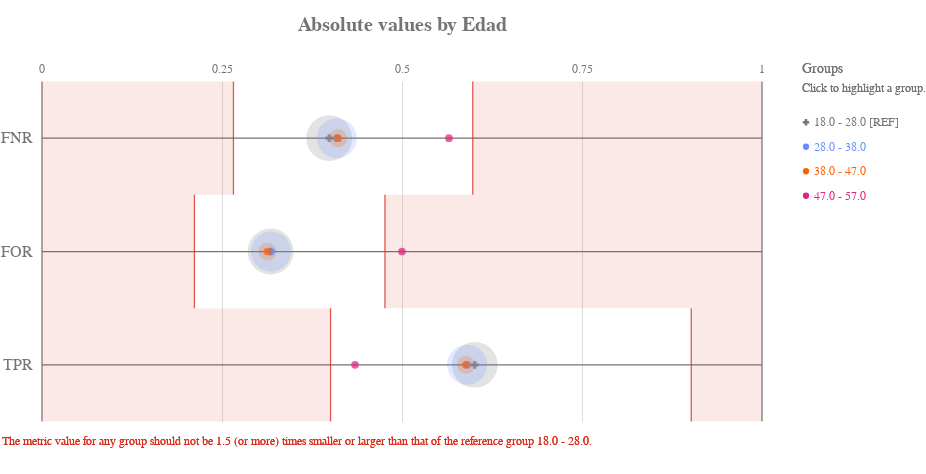

Source (notebook cell):
### Code cell
ap.absolute(grupo_definido, metrics, 'Edad', fairness_threshold = disparity_tolerance)

### Figure 1 — Vega-Lite specification as saved in the notebook (floating-point values rounded to 4 significant figures)
{"config": {"view": {"continuousWidth": 400, "continuousHeight": 300, "strokeWidth": 0}, "axisLeft": {"labelColor": "rgb(117,117,117)", "labelFont": "Arial", "labelFontSize": 16}, "title": {"align": "center", "baseline": "middle", "color": "rgb(117,117,117)", "font": "Arial", "fontSize": 20, "fontWeight": "bold"}}, "layer": [{"data": {"name": "data-4ac2d7a4dec33677e433b172826c7791"}, "mark": {"type": "rule", "stroke": "rgb(117,117,117)", "strokeWidth": 1.25, "tooltip": ""}, "encoding": {"x": {"type": "quantitative", "field": "start", "scale": {"domain": [0, 1], "range": [40.0, 760.0]}}, "x2": {"field": "end"}, "y": {"type": "nominal", "axis": {"domain": false, "labelAngle": 0, "labelPadding": -30, "orient": "left", "ticks": false, "title": ""}, "field": "y_position", "scale": {"domain": ["FNR", "FOR", "TPR"], "range": [42.5, 382.5]}}}}, {"data": {"name": "data-6cfe259518f6c7b358d8f836a73e6b7f"}, "mark": {"type": "rule", "stroke": "rgb(117,117,117)", "strokeWidth": 1.25, "tooltip": ""}, "encoding": {"x": {"type": "quantitative", "field": "x_position", "scale": {"domain": [0, 1], "range": [40.0, 760.0]}}, "y": {"value": 42.5}, "y2": {"value": 382.5}}}, {"data": {"name": "data-60ed1133fa688d151d36705a369482e0"}, "mark": {"type": "text", "align": "center", "color": "rgb(117,117,117)", "font": "Arial", "fontSize": 12, "fontWeight": "normal", "tooltip": ""}, "encoding": {"text": {"type": "nominal", "field": "value"}, "x": {"type": "quantitative", "field": "value", "scale": {"domain": [0, 1], "range": [40.0, 760.0]}}, "y": {"value": 29.75}}}, {"layer": [{"mark": {"type": "rect", "opacity": 0.8, "stroke": "rgb(217, 46, 28)", "strokeWidth": 1.25, "tooltip": ""}, "encoding": {"x": {"type": "quantitative", "field": "lower_threshold_value", "scale": {"domain": [0, 1], "range": [40.0, 760.0]}}, "x2": {"field": "lower_threshold_value"}, "y": {"type": "nominal", "axis": {"domain": false, "grid": false, "labels": false, "ticks": false, "title": " "}, "field": "metric", "scale": {"domain": ["FNR", "FOR", "TPR"], "range": [42.5, 382.5]}}}}, {"mark": {"type": "rect", "opacity": 0.8, "stroke": "rgb(217, 46, 28)", "strokeWidth": 1.25, "tooltip": ""}, "encoding": {"x": {"type": "quantitative", "field": "upper_threshold_value", "scale": {"domain": [0, 1], "range": [40.0, 760.0]}}, "x2": {"field": "upper_threshold_value"}, "y": {"type": "nominal", "axis": {"domain": false, "grid": false, "labels": false, "ticks": false, "title": " "}, "field": "metric", "scale": {"domain": ["FNR", "FOR", "TPR"], "range": [42.5, 382.5]}}}}, {"layer": [{"mark": {"type": "rect", "fill": "rgb(217, 46, 28)", "opacity": 0.1, "tooltip": ""}, "encoding": {"x": {"type": "quantitative", "field": "lower_threshold_value", "scale": {"domain": [0, 1], "range": [40.0, 760.0]}}, "x2": {"field": "lower_end"}, "y": {"type": "nominal", "axis": {"domain": false, "grid": false, "labels": false, "ticks": false, "title": " "}, "field": "metric", "scale": {"domain": ["FNR", "FOR", "TPR"], "range": [42.5, 382.5]}}}}, {"mark": {"type": "rect", "fill": "rgb(217, 46, 28)", "opacity": 0.1, "tooltip": ""}, "encoding": {"x": {"type": "quantitative", "field": "upper_threshold_value", "scale": {"domain": [0, 1], "range": [40.0, 760.0]}}, "x2": {"field": "upper_end"}, "y": {"type": "nominal", "axis": {"domain": false, "grid": false, "labels": false, "ticks": false, "title": " "}, "field": "metric", "scale": {"domain": ["FNR", "FOR", "TPR"], "range": [42.5, 382.5]}}}}]}, {"data": {"name": "data-79dd248bdaa0ea02c535240e8ad022c8"}, "mark": {"type": "text", "align": "left", "baseline": "top", "fill": "rgb(217, 46, 28)", "font": "Arial", "fontSize": 12, "fontWeight": "normal", "tooltip": ""}, "encoding": {"text": {"value": "The metric value for any group should not be 1.5 (or more) times smaller or larger than that of the reference group 18.0 - 28.0."}, "x": {"value": 0}, "y": {"value": 396.7}}}], "data": {"name": "data-86a8410467e795d349b9408c8d618dc7"}}, {"layer": [{"mark": "circle"}, {"data": {"name": "data-fb261b63ba785a42c545a0c0bdf1f937"}, "mark": {"type": "circle", "opacity": 0.2}, "encoding": {"color": {"condition": {"type": "nominal", "field": "attribute_value", "legend": null, "scale": {"domain": ["18.0 - 28.0", "28.0 - 38.0", "38.0 - 47.0", "47.0 - 57.0"], "range": ["rgb(117,117,117)", "rgb(100, 143, 255)", "rgb(254, 97, 0)", "rgb(220, 38, 127)", "rgb(255, 176, 0)", "rgb(120, 94, 240)"]}, "selection": "selector041"}, "value": "rgb(224,224,224)"}, "size": {"type": "quantitative", "field": "group_size", "legend": null, "scale": {"domain": [0, 3109.0], "range": [0, 2522.0]}}, "tooltip": [{"type": "nominal", "field": "attribute_value", "title": "Group"}, {"type": "nominal", "field": "tooltip_group_size", "title": "Group Size"}, {"type": "nominal", "field": "tooltip_disparity_explanation_fnr", "title": "Disparity"}, {"type": "quantitative", "field": "fnr", "format": ".2f", "title": "FNR"}], "x": {"type": "quantitative", "axis": {"domain": false, "labels": false, "ticks": false, "title": null, "values": [0.25, 0.5, 0.75]}, "field": "fnr", "scale": {"domain": [0, 1], "range": [40.0, 760.0]}}, "y": {"type": "nominal", "axis": {"domain": false, "grid": false, "labels": false, "ticks": false, "title": " "}, "field": "metric_variable", "scale": {"domain": ["FNR", "FOR", "TPR"], "range": [42.5, 382.5]}}}, "selection": {"selector043": {"type": "multi", "empty": "all", "fields": ["attribute_value"]}}, "transform": [{"calculate": "'FNR'", "as": "metric_variable"}]}, {"data": {"name": "data-fb261b63ba785a42c545a0c0bdf1f937"}, "mark": {"type": "circle", "opacity": 0.2}, "encoding": {"color": {"condition": {"type": "nominal", "field": "attribute_value", "legend": null, "scale": {"domain": ["18.0 - 28.0", "28.0 - 38.0", "38.0 - 47.0", "47.0 - 57.0"], "range": ["rgb(117,117,117)", "rgb(100, 143, 255)", "rgb(254, 97, 0)", "rgb(220, 38, 127)", "rgb(255, 176, 0)", "rgb(120, 94, 240)"]}, "selection": "selector041"}, "value": "rgb(224,224,224)"}, "size": {"type": "quantitative", "field": "group_size", "legend": null, "scale": {"domain": [0, 3109.0], "range": [0, 2522.0]}}, "tooltip": [{"type": "nominal", "field": "attribute_value", "title": "Group"}, {"type": "nominal", "field": "tooltip_group_size", "title": "Group Size"}, {"type": "nominal", "field": "tooltip_disparity_explanation_for", "title": "Disparity"}, {"type": "quantitative", "field": "for", "format": ".2f", "title": "FOR"}], "x": {"type": "quantitative", "axis": {"domain": false, "labels": false, "ticks": false, "title": null, "values": [0.25, 0.5, 0.75]}, "field": "for", "scale": {"domain": [0, 1], "range": [40.0, 760.0]}}, "y": {"type": "nominal", "axis": {"domain": false, "grid": false, "labels": false, "ticks": false, "title": " "}, "field": "metric_variable", "scale": {"domain": ["FNR", "FOR", "TPR"], "range": [42.5, 382.5]}}}, "selection": {"selector045": {"type": "multi", "empty": "all", "fields": ["attribute_value"]}}, "transform": [{"calculate": "'FOR'", "as": "metric_variable"}]}, {"data": {"name": "data-fb261b63ba785a42c545a0c0bdf1f937"}, "mark": {"type": "circle", "opacity": 0.2}, "encoding": {"color": {"condition": {"type": "nominal", "field": "attribute_value", "legend": null, "scale": {"domain": ["18.0 - 28.0", "28.0 - 38.0", "38.0 - 47.0", "47.0 - 57.0"], "range": ["rgb(117,117,117)", "rgb(100, 143, 255)", "rgb(254, 97, 0)", "rgb(220, 38, 127)", "rgb(255, 176, 0)", "rgb(120, 94, 240)"]}, "selection": "selector041"}, "value": "rgb(224,224,224)"}, "size": {"type": "quantitative", "field": "group_size", "legend": null, "scale": {"domain": [0, 3109.0], "range": [0, 2522.0]}}, "tooltip": [{"type": "nominal", "field": "attribute_value", "title": "Group"}, {"type": "nominal", "field": "tooltip_group_size", "title": "Group Size"}, {"type": "nominal", "field": "tooltip_disparity_explanation_tpr", "title": "Disparity"}, {"type": "quantitative", "field": "tpr", "format": ".2f", "title": "TPR"}], "x": {"type": "quantitative", "axis": {"domain": false, "labels": false, "ticks": false, "title": null, "values": [0.25, 0.5, 0.75]}, "field": "tpr", "scale": {"domain": [0, 1], "range": [40.0, 760.0]}}, "y": {"type": "nominal", "axis": {"domain": false, "grid": false, "labels": false, "ticks": false, "title": " "}, "field": "metric_variable", "scale": {"domain": ["FNR", "FOR", "TPR"], "range": [42.5, 382.5]}}}, "selection": {"selector047": {"type": "multi", "empty": "all", "fields": ["attribute_value"]}}, "transform": [{"calculate": "'TPR'", "as": "metric_variable"}]}, {"layer": [{"mark": "point"}, {"data": {"name": "data-fb261b63ba785a42c545a0c0bdf1f937"}, "mark": {"type": "point", "filled": true, "size": 60}, "encoding": {"color": {"condition": {"type": "nominal", "field": "attribute_value", "legend": null, "scale": {"domain": ["18.0 - 28.0", "28.0 - 38.0", "38.0 - 47.0", "47.0 - 57.0"], "range": ["rgb(117,117,117)", "rgb(100, 143, 255)", "rgb(254, 97, 0)", "rgb(220, 38, 127)", "rgb(255, 176, 0)", "rgb(120, 94, 240)"]}, "selection": "selector041"}, "value": "rgb(224,224,224)"}, "shape": {"type": "nominal", "field": "attribute_value", "legend": null, "scale": {"domain": ["18.0 - 28.0", "28.0 - 38.0", "38.0 - 47.0", "47.0 - 57.0"], "range": ["cross", "circle", "circle", "circle"]}}, "tooltip": [{"type": "nominal", "field": "attribute_value", "title": "Group"}, {"type": "nominal", "field": "tooltip_group_size", "title": "Group Size"}, {"type": "nominal", "field": "tooltip_disparity_explanation_fnr", "title": "Disparity"}, {"type": "quantitative", "field": "fnr", "format": ".2f", "title": "FNR"}], "x": {"type": "quantitative", "axis": {"domain": false, "labels": false, "ticks": false, "title": null, "values": [0.25, 0.5, 0.75]}, "field": "fnr", "scale": {"domain": [0, 1], "range": [40.0, 760.0]}}, "y": {"type": "nominal", "axis": {"domain": false, "grid": false, "labels": false, "ticks": false, "title": " "}, "field": "metric_variable", "scale": {"domain": ["FNR", "FOR", "TPR"], "range": [42.5, 382.5]}}}, "selection": {"selector042": {"type": "multi", "empty": "all", "fields": ["attribute_value"]}}, "transform": [{"calculate": "'FNR'", "as": "metric_variable"}]}, {"data": {"name": "data-fb261b63ba785a42c545a0c0bdf1f937"}, "mark": {"type": "point", "filled": true, "size": 60}, "encoding": {"color": {"condition": {"type": "nominal", "field": "attribute_value", "legend": null, "scale": {"domain": ["18.0 - 28.0", "28.0 - 38.0", "38.0 - 47.0", "47.0 - 57.0"], "range": ["rgb(117,117,117)", "rgb(100, 143, 255)", "rgb(254, 97, 0)", "rgb(220, 38, 127)", "rgb(255, 176, 0)", "rgb(120, 94, 240)"]}, "selection": "selector041"}, "value": "rgb(224,224,224)"}, "shape": {"type": "nominal", "field": "attribute_value", "legend": null, "scale": {"domain": ["18.0 - 28.0", "28.0 - 38.0", "38.0 - 47.0", "47.0 - 57.0"], "range": ["cross", "circle", "circle", "circle"]}}, "tooltip": [{"type": "nominal", "field": "attribute_value", "title": "Group"}, {"type": "nominal", "field": "tooltip_group_size", "title": "Group Size"}, {"type": "nominal", "field": "tooltip_disparity_explanation_for", "title": "Disparity"}, {"type": "quantitative", "field": "for", "format": ".2f", "title": "FOR"}], "x": {"type": "quantitative", "axis": {"domain": false, "labels": false, "ticks": false, "title": null, "values": [0.25, 0.5, 0.75]}, "field": "for", "scale": {"domain": [0, 1], "range": [40.0, 760.0]}}, "y": {"type": "nominal", "axis": {"domain": false, "grid": false, "labels": false, "ticks": false, "title": " "}, "field": "metric_variable", "scale": {"domain": ["FNR", "FOR", "TPR"], "range": [42.5, 382.5]}}}, "selection": {"selector044": {"type": "multi", "empty": "all", "fields": ["attribute_value"]}}, "transform": [{"calculate": "'FOR'", "as": "metric_variable"}]}, {"data": {"name": "data-fb261b63ba785a42c545a0c0bdf1f937"}, "mark": {"type": "point", "filled": true, "size": 60}, "encoding": {"color": {"condition": {"type": "nominal", "field": "attribute_value", "legend": null, "scale": {"domain": ["18.0 - 28.0", "28.0 - 38.0", "38.0 - 47.0", "47.0 - 57.0"], "range": ["rgb(117,117,117)", "rgb(100, 143, 255)", "rgb(254, 97, 0)", "rgb(220, 38, 127)", "rgb(255, 176, 0)", "rgb(120, 94, 240)"]}, "selection": "selector041"}, "value": "rgb(224,224,224)"}, "shape": {"type": "nominal", "field": "attribute_value", "legend": null, "scale": {"domain": ["18.0 - 28.0", "28.0 - 38.0", "38.0 - 47.0", "47.0 - 57.0"], "range": ["cross", "circle", "circle", "circle"]}}, "tooltip": [{"type": "nominal", "field": "attribute_value", "title": "Group"}, {"type": "nominal", "field": "tooltip_group_size", "title": "Group Size"}, {"type": "nominal", "field": "tooltip_disparity_explanation_tpr", "title": "Disparity"}, {"type": "quantitative", "field": "tpr", "format": ".2f", "title": "TPR"}], "x": {"type": "quantitative", "axis": {"domain": false, "labels": false, "ticks": false, "title": null, "values": [0.25, 0.5, 0.75]}, "field": "tpr", "scale": {"domain": [0, 1], "range": [40.0, 760.0]}}, "y": {"type": "nominal", "axis": {"domain": false, "grid": false, "labels": false, "ticks": false, "title": " "}, "field": "metric_variable", "scale": {"domain": ["FNR", "FOR", "TPR"], "range": [42.5, 382.5]}}}, "selection": {"selector046": {"type": "multi", "empty": "all", "fields": ["attribute_value"]}}, "transform": [{"calculate": "'TPR'", "as": "metric_variable"}]}]}]}, {"layer": [{"mark": {"type": "point", "filled": true, "opacity": 1, "size": 39.48}, "encoding": {"color": {"condition": {"type": "nominal", "field": "attribute_value", "legend": null, "scale": {"domain": ["18.0 - 28.0", "28.0 - 38.0", "38.0 - 47.0", "47.0 - 57.0"], "range": ["rgb(117,117,117)", "rgb(100, 143, 255)", "rgb(254, 97, 0)", "rgb(220, 38, 127)", "rgb(255, 176, 0)", "rgb(120, 94, 240)"]}, "selection": "selector041"}, "value": "rgb(224,224,224)"}, "shape": {"type": "nominal", "field": "attribute_value", "legend": null, "scale": {"domain": ["18.0 - 28.0", "28.0 - 38.0", "38.0 - 47.0", "47.0 - 57.0"], "range": ["cross", "circle", "circle", "circle"]}}, "x": {"value": 804}, "y": {"type": "nominal", "axis": {"domain": false, "grid": false, "labels": false, "ticks": false, "title": " "}, "field": "attribute_value", "scale": {"domain": ["18.0 - 28.0", "28.0 - 38.0", "38.0 - 47.0", "47.0 - 57.0"], "range": [71, 169]}}}, "selection": {"selector041": {"type": "multi", "empty": "all", "fields": ["attribute_value"]}}}, {"mark": {"type": "text", "align": "left", "baseline": "middle", "font": "Arial", "fontSize": 12, "fontWeight": "normal"}, "encoding": {"color": {"condition": {"type": "nominal", "field": "attribute_value", "legend": null, "scale": {"domain": ["18.0 - 28.0", "28.0 - 38.0", "38.0 - 47.0", "47.0 - 57.0"], "range": ["rgb(117,117,117)", "rgb(100, 143, 255)", "rgb(254, 97, 0)", "rgb(220, 38, 127)", "rgb(255, 176, 0)", "rgb(120, 94, 240)"]}, "selection": "selector041"}, "value": "rgb(224,224,224)"}, "text": {"type": "nominal", "field": "label"}, "x": {"value": 812}, "y": {"type": "nominal", "axis": {"domain": false, "grid": false, "labels": false, "ticks": false, "title": " "}, "field": "attribute_value", "scale": {"domain": ["18.0 - 28.0", "28.0 - 38.0", "38.0 - 47.0", "47.0 - 57.0"], "range": [71, 169]}}}, "selection": {"selector048": {"type": "multi", "empty": "all", "fields": ["attribute_value"]}}}, {"data": {"name": "data-79dd248bdaa0ea02c535240e8ad022c8"}, "mark": {"type": "text", "align": "left", "baseline": "middle", "color": "rgb(117,117,117)", "font": "Arial", "fontSize": 12, "fontWeight": "normal"}, "encoding": {"text": {"value": "Click to highlight a group."}, "x": {"value": 800}, "y": {"value": 49}}}, {"data": {"name": "data-79dd248bdaa0ea02c535240e8ad022c8"}, "mark": {"type": "text", "align": "left", "baseline": "middle", "color": "rgb(117,117,117)", "font": "Arial", "fontSize": 14, "fontWeight": "normal"}, "encoding": {"text": {"value": "Groups"}, "x": {"value": 800}, "y": {"value": 30}}}], "data": {"name": "data-4b9fa968a3626ddb5cc080590afc085b"}}], "height": 425, "padding": {"top": 15, "bottom": 10}, "resolve": {"scale": {"size": "independent", "y": "independent"}}, "title": "Absolute values by Edad", "width": 800, "$schema": "https://vega.github.io/schema/vega-lite/v4.8.1.json", "datasets": {"data-4ac2d7a4dec33677e433b172826c7791": [{"y_position": "FNR", "start": 0, "end": 1}, {"y_position": "FOR", "start": 0, "end": 1}, {"y_position": "TPR", "start": 0, "end": 1}], "data-6cfe259518f6c7b358d8f836a73e6b7f": [{"x_position": 0}, {"x_position": 1}], "data-60ed1133fa688d151d36705a369482e0": [{"value": 0.0}, {"value": 0.25}, {"value": 0.5}, {"value": 0.75}, {"value": 1.0}], "data-86a8410467e795d349b9408c8d618dc7": [{"lower_end": 0, "upper_end": 1, "lower_threshold_value": 0.2659, "upper_threshold_value": 0.5983, "metric": "FNR"}, {"lower_end": 0, "upper_end": 1, "lower_threshold_value": 0.2117, "upper_threshold_value": 0.4763, "metric": "FOR"}, {"lower_end": 0, "upper_end": 1, "lower_threshold_value": 0.4008, "upper_threshold_value": 0.9017, "metric": "TPR"}], "data-79dd248bdaa0ea02c535240e8ad022c8": [{"a": 1, "b": 0}, {"a": 1, "b": 0}], "data-fb261b63ba785a42c545a0c0bdf1f937": [{"attribute_name": "Edad", "attribute_value": "18.0 - 28.0", "group_size": 2591, "total_entities": 5007, "fnr": 0.3989, "for": 0.3175, "tpr": 0.6011, "fnr_disparity": 1.0, "for_disparity": 1.0, "tpr_disparity": 1.0, "fnr_disparity_scaled": 0.0, "for_disparity_scaled": 0.0, "tpr_disparity_scaled": 0.0, "tooltip_group_size": "2,591 (51.75%)", "tooltip_disparity_explanation_fnr": "Reference group", "tooltip_disparity_explanation_for": "Reference group", "tooltip_disparity_explanation_tpr": "Reference group"}, {"attribute_name": "Edad", "attribute_value": "28.0 - 38.0", "group_size": 1973, "total_entities": 5007, "fnr": 0.4095, "for": 0.318, "tpr": 0.5905, "fnr_disparity": 1.027, "for_disparity": 1.002, "tpr_disparity": 0.9822, "fnr_disparity_scaled": 0.02676, "for_disparity_scaled": 0.00162, "tpr_disparity_scaled": -0.01807, "tooltip_group_size": "1,973 (39.40%)", "tooltip_disparity_explanation_fnr": "1.03 times larger FNR than the reference group", "tooltip_disparity_explanation_for": "1.00 times larger FOR than the reference group", "tooltip_disparity_explanation_tpr": "1.02 times smaller TPR than the reference group"}, {"attribute_name": "Edad", "attribute_value": "38.0 - 47.0", "group_size": 407, "total_entities": 5007, "fnr": 0.4112, "for": 0.3132, "tpr": 0.5888, "fnr_disparity": 1.031, "for_disparity": 0.9863, "tpr_disparity": 0.9794, "fnr_disparity_scaled": 0.031, "for_disparity_scaled": -0.01394, "tpr_disparity_scaled": -0.021, "tooltip_group_size": "407 (8.13%)", "tooltip_disparity_explanation_fnr": "1.03 times larger FNR than the reference group", "tooltip_disparity_explanation_for": "1.01 times smaller FOR than the reference group", "tooltip_disparity_explanation_tpr": "1.02 times smaller TPR than the reference group"}, {"attribute_name": "Edad", "attribute_value": "47.0 - 57.0", "group_size": 36, "total_entities": 5007, "fnr": 0.5652, "for": 0.5, "tpr": 0.4348, "fnr_disparity": 1.417, "for_disparity": 1.575, "tpr_disparity": 0.7233, "fnr_disparity_scaled": 0.4171, "for_disparity_scaled": 0.5746, "tpr_disparity_scaled": -0.3826, "tooltip_group_size": "36 (0.72%)", "tooltip_disparity_explanation_fnr": "1.42 times larger FNR than the reference group", "tooltip_disparity_explanation_for": "1.57 times larger FOR than the reference group", "tooltip_disparity_explanation_tpr": "1.38 times smaller TPR than the reference group"}], "data-4b9fa968a3626ddb5cc080590afc085b": [{"attribute_value": "18.0 - 28.0", "label": "18.0 - 28.0 [REF]"}, {"attribute_value": "28.0 - 38.0", "label": "28.0 - 38.0"}, {"attribute_value": "38.0 - 47.0", "label": "38.0 - 47.0"}, {"attribute_value": "47.0 - 57.0", "label": "47.0 - 57.0"}]}}
